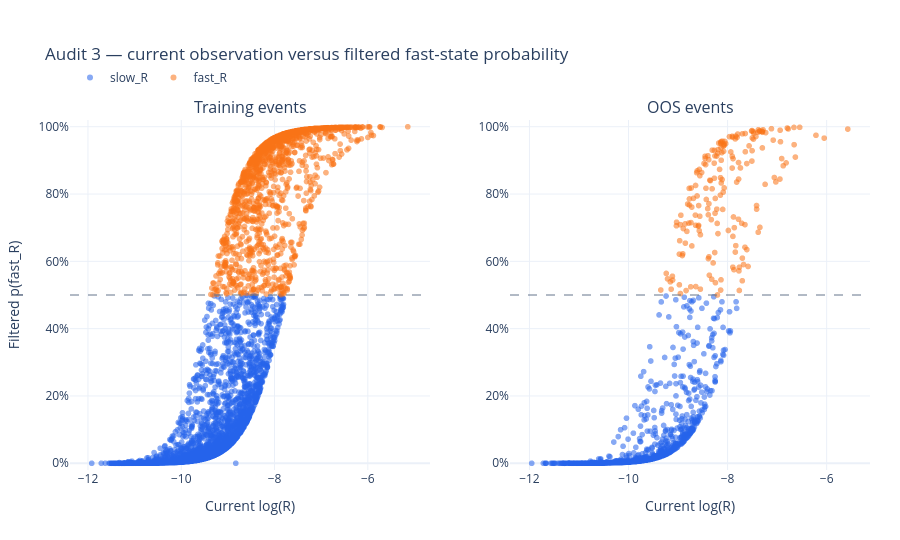

The notebook cell saved with this chart:
### Markdown cell above
## Audit 3: observation versus filtered posterior

The x-axis is the current event's log-R observation; the y-axis is the resulting filtered probability of `fast_R`. Hover `previous p(fast_R)` to see the sequence context entering the update. Vertical spread at nearly equal log-R is the direct footprint of the transition prior and previous belief.

### Code cell
probability_audit_fig = plot_hmm_probability_vs_log_r(audit_events)
probability_audit_fig.show()

### Figure 1 — Plotly figure (JSON) as saved in the notebook; plotly's stock layout.template omitted (floating-point values rounded to 4 significant figures; data arrays with more than 128 entries replaced by an {"elided": "..."} marker saying what was removed)
{"data": [{"customdata": {"elided": "3406x5 float values"}, "hovertemplate": "event=%{customdata[0]:.0f}<br>log(R)=%{x:.4f}<br>R=%{customdata[2]:.3e}<br>previous p(fast_R)=%{customdata[1]:.3f}<br>current p(fast_R)=%{y:.3f}<br>T=%{customdata[3]:.0f} bars<br>TMV=%{customdata[4]:.4f}<extra></extra>", "legendgroup": "slow_R", "marker": {"color": "#2563eb", "opacity": 0.55, "size": 6}, "mode": "markers", "name": "slow_R", "showlegend": true, "x": {"elided": "3406 float values"}, "y": {"elided": "3406 float values"}, "type": "scattergl", "xaxis": "x", "yaxis": "y"}, {"customdata": {"elided": "1442x5 float values"}, "hovertemplate": "event=%{customdata[0]:.0f}<br>log(R)=%{x:.4f}<br>R=%{customdata[2]:.3e}<br>previous p(fast_R)=%{customdata[1]:.3f}<br>current p(fast_R)=%{y:.3f}<br>T=%{customdata[3]:.0f} bars<br>TMV=%{customdata[4]:.4f}<extra></extra>", "legendgroup": "fast_R", "marker": {"color": "#f97316", "opacity": 0.55, "size": 6}, "mode": "markers", "name": "fast_R", "showlegend": true, "x": {"elided": "1442 float values"}, "y": {"elided": "1442 float values"}, "type": "scattergl", "xaxis": "x", "yaxis": "y"}, {"customdata": {"elided": "1019x5 float values"}, "hovertemplate": "event=%{customdata[0]:.0f}<br>log(R)=%{x:.4f}<br>R=%{customdata[2]:.3e}<br>previous p(fast_R)=%{customdata[1]:.3f}<br>current p(fast_R)=%{y:.3f}<br>T=%{customdata[3]:.0f} bars<br>TMV=%{customdata[4]:.4f}<extra></extra>", "legendgroup": "slow_R", "marker": {"color": "#2563eb", "opacity": 0.55, "size": 6}, "mode": "markers", "name": "slow_R", "showlegend": false, "x": {"elided": "1019 float values"}, "y": {"elided": "1019 float values"}, "type": "scattergl", "xaxis": "x2", "yaxis": "y2"}, {"customdata": {"elided": "193x5 float values"}, "hovertemplate": "event=%{customdata[0]:.0f}<br>log(R)=%{x:.4f}<br>R=%{customdata[2]:.3e}<br>previous p(fast_R)=%{customdata[1]:.3f}<br>current p(fast_R)=%{y:.3f}<br>T=%{customdata[3]:.0f} bars<br>TMV=%{customdata[4]:.4f}<extra></extra>", "legendgroup": "fast_R", "marker": {"color": "#f97316", "opacity": 0.55, "size": 6}, "mode": "markers", "name": "fast_R", "showlegend": false, "x": {"elided": "193 float values"}, "y": {"elided": "193 float values"}, "type": "scattergl", "xaxis": "x2", "yaxis": "y2"}], "layout": {"xaxis": {"anchor": "y", "domain": [0.0, 0.45], "title": {"text": "Current log(R)"}}, "yaxis": {"anchor": "x", "domain": [0.0, 1.0], "title": {"text": "Filtered p(fast_R)"}, "range": [-0.02, 1.02], "tickformat": ".0%"}, "xaxis2": {"anchor": "y2", "domain": [0.55, 1.0], "title": {"text": "Current log(R)"}}, "yaxis2": {"anchor": "x2", "domain": [0.0, 1.0], "range": [-0.02, 1.02], "tickformat": ".0%"}, "annotations": [{"font": {"size": 16}, "showarrow": false, "text": "Training events", "x": 0.225, "xanchor": "center", "xref": "paper", "y": 1.0, "yanchor": "bottom", "yref": "paper"}, {"font": {"size": 16}, "showarrow": false, "text": "OOS events", "x": 0.775, "xanchor": "center", "xref": "paper", "y": 1.0, "yanchor": "bottom", "yref": "paper"}], "shapes": [{"line": {"color": "#64748b", "dash": "dash", "width": 1}, "type": "line", "x0": 0, "x1": 1, "xref": "x domain", "y0": 0.5, "y1": 0.5, "yref": "y"}, {"line": {"color": "#64748b", "dash": "dash", "width": 1}, "type": "line", "x0": 0, "x1": 1, "xref": "x2 domain", "y0": 0.5, "y1": 0.5, "yref": "y2"}], "legend": {"orientation": "h", "yanchor": "bottom", "y": 1.08, "xanchor": "left", "x": 0.0}, "margin": {"l": 70, "r": 30, "t": 120, "b": 70}, "title": {"text": "Audit 3 — current observation versus filtered fast-state probability"}, "height": 540}}
